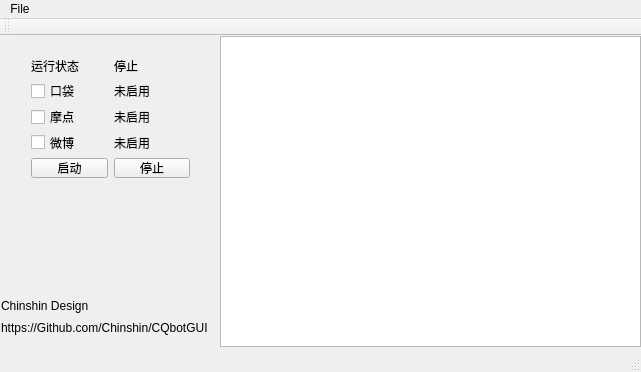
<?xml version="1.0" encoding="UTF-8"?>
<ui version="4.0">
 <class>MainWindow</class>
 <widget class="QMainWindow" name="MainWindow">
  <property name="geometry">
   <rect>
    <x>0</x>
    <y>0</y>
    <width>641</width>
    <height>372</height>
   </rect>
  </property>
  <property name="minimumSize">
   <size>
    <width>641</width>
    <height>372</height>
   </size>
  </property>
  <property name="maximumSize">
   <size>
    <width>641</width>
    <height>372</height>
   </size>
  </property>
  <property name="windowTitle">
   <string>MainWindow</string>
  </property>
  <widget class="QWidget" name="centralWidget">
   <widget class="QListWidget" name="listWidget">
    <property name="geometry">
     <rect>
      <x>220</x>
      <y>0</y>
      <width>421</width>
      <height>311</height>
     </rect>
    </property>
   </widget>
   <widget class="QWidget" name="gridLayoutWidget">
    <property name="geometry">
     <rect>
      <x>20</x>
      <y>10</y>
      <width>181</width>
      <height>143</height>
     </rect>
    </property>
    <layout class="QGridLayout" name="gridLayout">
     <item row="1" column="0">
      <widget class="QCheckBox" name="checkBox">
       <property name="text">
        <string>口袋</string>
       </property>
      </widget>
     </item>
     <item row="3" column="1">
      <widget class="QLabel" name="label_4">
       <property name="text">
        <string>未启用</string>
       </property>
      </widget>
     </item>
     <item row="4" column="1">
      <widget class="QPushButton" name="pushButton_2">
       <property name="text">
        <string>停止</string>
       </property>
      </widget>
     </item>
     <item row="2" column="0">
      <widget class="QCheckBox" name="checkBox_2">
       <property name="text">
        <string>摩点</string>
       </property>
      </widget>
     </item>
     <item row="1" column="1">
      <widget class="QLabel" name="label_2">
       <property name="text">
        <string>未启用</string>
       </property>
      </widget>
     </item>
     <item row="3" column="0">
      <widget class="QCheckBox" name="checkBox_3">
       <property name="text">
        <string>微博</string>
       </property>
      </widget>
     </item>
     <item row="2" column="1">
      <widget class="QLabel" name="label_3">
       <property name="text">
        <string>未启用</string>
       </property>
      </widget>
     </item>
     <item row="4" column="0">
      <widget class="QPushButton" name="pushButton">
       <property name="text">
        <string>启动</string>
       </property>
      </widget>
     </item>
     <item row="0" column="0">
      <widget class="QLabel" name="label">
       <property name="text">
        <string>运行状态</string>
       </property>
      </widget>
     </item>
     <item row="0" column="1">
      <widget class="QLabel" name="label_7">
       <property name="text">
        <string>停止</string>
       </property>
      </widget>
     </item>
    </layout>
   </widget>
   <widget class="QWidget" name="verticalLayoutWidget">
    <property name="geometry">
     <rect>
      <x>-10</x>
      <y>250</y>
      <width>239</width>
      <height>61</height>
     </rect>
    </property>
    <layout class="QVBoxLayout" name="verticalLayout">
     <item>
      <widget class="QLabel" name="label_5">
       <property name="text">
        <string>Chinshin Design</string>
       </property>
      </widget>
     </item>
     <item>
      <widget class="QLabel" name="label_6">
       <property name="text">
        <string>https://Github.com/Chinshin/CQbotGUI</string>
       </property>
      </widget>
     </item>
    </layout>
   </widget>
  </widget>
  <widget class="QMenuBar" name="menuBar">
   <property name="geometry">
    <rect>
     <x>0</x>
     <y>0</y>
     <width>641</width>
     <height>22</height>
    </rect>
   </property>
   <widget class="QMenu" name="menuFile">
    <property name="title">
     <string>File</string>
    </property>
    <addaction name="actionPreferences"/>
   </widget>
   <addaction name="menuFile"/>
  </widget>
  <widget class="QToolBar" name="mainToolBar">
   <attribute name="toolBarArea">
    <enum>TopToolBarArea</enum>
   </attribute>
   <attribute name="toolBarBreak">
    <bool>false</bool>
   </attribute>
  </widget>
  <widget class="QStatusBar" name="statusBar"/>
  <action name="actionPreferences">
   <property name="text">
    <string>Preferences</string>
   </property>
  </action>
 </widget>
 <layoutdefault spacing="6" margin="11"/>
 <resources/>
 <connections/>
 <slots>
  <slot>slot1_pre()</slot>
 </slots>
</ui>
